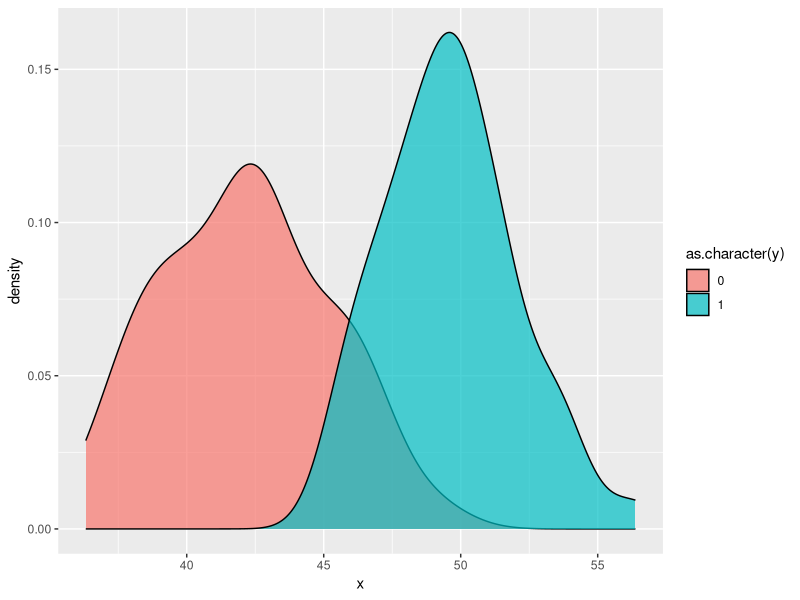
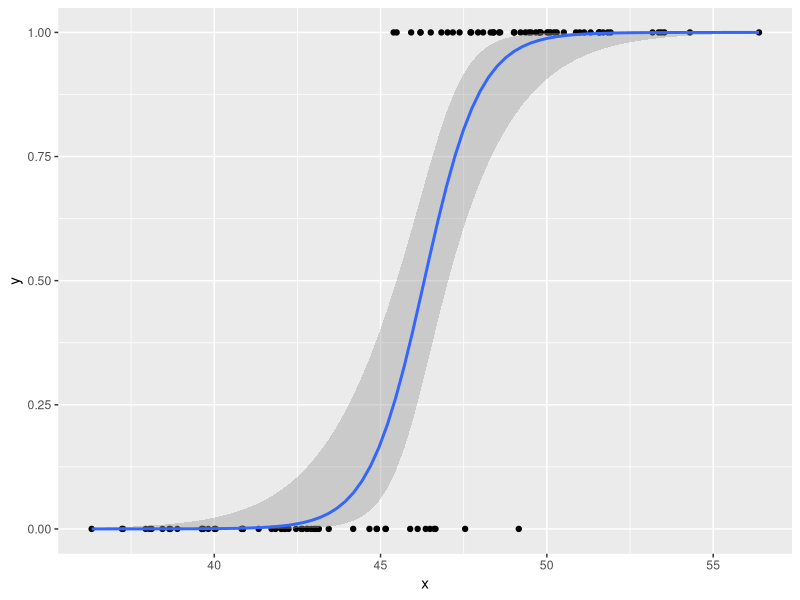

The R script that drew these images, in order: (Note: this script raises an error after producing the figures.)
# simulated logistic regression data
positive <- data.frame(y = 1, x = rnorm(n = 50, mean = 50, sd = 3))
negative <- data.frame(y = 0, x = rnorm(n = 50, mean = 42, sd = 3))
together <- rbind(positive, negative)

library(ggplot2)

# as.character function tells R that 0 and 1 are categorical
ggplot(together, aes(x = x, fill = as.character(y)))+
  geom_density(alpha = .7)

# plot as bivariate distribution
# for glm you have to specifiy that this is binomial data
ggplot(together, aes(x = x, y = y))+
  geom_point()+
  stat_smooth(method="glm", method.args=list(family="binomial"))

# build model to test our assumption that this is binomial data
model <- glm(y~x, data = together, family=binomial)
summary(model)

# use predict to determine accuracy
# for logistic models we need to include type = "response"
together$predict <- predict.glm(model, newdata=together, type = "response")

# round the predict values to 0 or 1
# you can also do this in place in the above function
together$predict2 <- round(together$predict)

# time for a confusion matrix bb
install.packages("caret")
installed.packages("e1071")
install.packages("lattice")
library(lattice)
library(caret)
library(e1071)

confusionMatrix(data=as.factor(together$predict2),
                reference=as.factor(together$y))
#           Reference
# Prediction  0  1
#          0 43  4
#          1  7 46
# Accuracy : 0.89

# using real data on release of pet reptiles

# using max_life_yr as x
ggplot(reptile_release, aes(x = max_life_yr, y = kraus_c_edd_1999))+
  geom_point()+
  stat_smooth(method="glm", method.args=list(family="binomial"))

maxlifeyrmodel <- glm(kraus_c_edd_1999 ~ max_life_yr, data = reptile_release, family=binomial)
summary(maxlifeyrmodel)

reptile_release$predict1 <- round(predict.glm(maxlifeyrmodel, newdata=reptile_release, type = "response"))


confusionMatrix(data=as.factor(reptile_release$predict1),
                reference=as.factor(reptile_release$kraus_c_edd_1999))

levels(reptile_release$predict1) 
levels(reptile_release$kraus_c_edd_1999)

unique(reptile_release$predict1)
unique(reptile_release$kraus_c_edd_1999)

  
summary(reptile_release$predict1)     

# could not get my confusion matrix to work
# going to use the dplyr work around
library(dplyr)
library(reshape2)

long <- reptile_release %>%
  filter(!is.na(predict1)) %>%
  mutate(Wrong = ifelse(kraus_c_edd_1999 == predict1, "Right", "Wrong")) %>%
  group_by(kraus_c_edd_1999, predict1, Wrong) %>%
  tally()

wide <- long %>%
  dcast(kraus_c_edd_1999~predict1, value.var = "n")

acc <- reptile_release %>%
  filter(!is.na(predict1)) %>%
  mutate(Wrong = ifelse(kraus_c_edd_1999 == predict1, "Right", "Wrong")) %>%
  group_by(Wrong) %>%
  tally()
AccuracyPercentage <- 100*(acc[1,2]/(acc[1,2]+acc[2,2]))




# using median_price as x
ggplot(reptile_release, aes(x = median_price, y = kraus_c_edd_1999))+
  geom_point()+
  stat_smooth(method="glm", method.args=list(family="binomial"))

medpricemodel <- glm(kraus_c_edd_1999 ~ median_price, data = reptile_release, family=binomial)
summary(medpricemodel)


reptile_release$predict2 <- round(predict.glm(medpricemodel, newdata=reptile_release, type = "response"))
acc <- reptile_release %>%
  filter(!is.na(predict2)) %>%
  mutate(Wrong = ifelse(kraus_c_edd_1999 == reptile_release$predict2, "Right", "Wrong")) %>%
  group_by(Wrong) %>%
  tally()
AccuracyPercentage <- 100*(acc[1,2]/(acc[1,2]+acc[2,2]))

wide <- long %>%
  dcast(kraus_c_edd_1999~reptile_release$predict2, value.var = "n")
